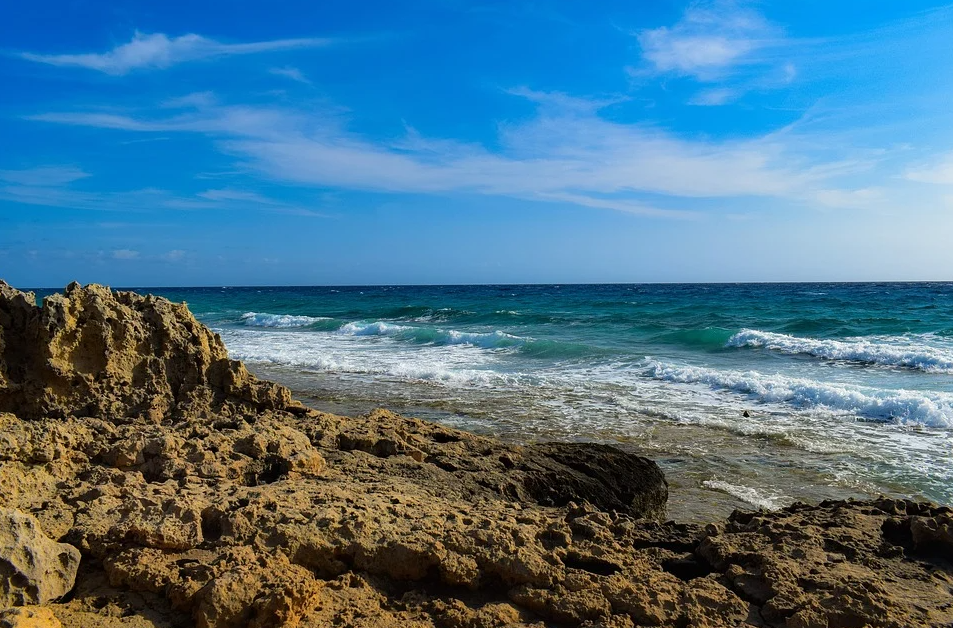
#> input picture TP1/Material_TPs/TP1/segmentacion.png, 953 x 628 px, found by its file name
$ jupyter execute segmentacion.ipynb
#> lines starting #> are read from the running program, lines starting #| are printed output that depends on the picture; after the words box and inside, x2 and y2 are one past the last pixel; in counts of white or black regions, pixels touching at a corner belong together
[cell 1]
#%matplotlib
import cv2
import numpy as np
from matplotlib import pyplot as plt

[cell 2]
#Se realizará el anaisis en tres espacios de color diferente
img3 = cv2.imread('C:/Users/leand/Documents/LEANDRO/UBA/CEIA/III/CV/CV_TPS/TP1/Material_TPs/TP1/segmentacion.png')
#> img3 is the input picture: shape (628, 953, 3); mean B, G, R 139, 116.4, 76.1
img_rgb = cv2.cvtColor(img3, cv2.COLOR_BGR2RGB)
img_hsv = cv2.cvtColor(img3, cv2.COLOR_BGR2HSV)
#> img_hsv: shape (628, 953, 3); mean H, S, V 70.1, 153.6, 153.9
img_yuv = cv2.cvtColor(img3, cv2.COLOR_BGR2YUV)
#> img_yuv: shape (628, 953, 3); mean of channels 0, 1, 2 106.9, 143.8, 101

# Análisis de histograma RGB
- Se Observa que el canal rojo es quien tiene mayores picos en valores cercano a cero, a su vez tiene una distribución, más uniforme. A priori podemos deducir que esa ausencia se presenta en ciertos sectores del cielo y el agua; la uniformidad se presenta en la región de tierra.

- El canal azul tiene un pico de intensidad de cero o cercano a cero en ciertas regiones Y podemos deducir que estos picos de baja intensidad se presentan en la tierra. Pasa a tener una distribución pareja entre 25-180 de intensidad que podría estar en el agua, y las mayores concentraciones están en el cielo.

- el canal Green se ve que tiene una distribución pareja en todos los segmentos, considero que esto puede representar un problema para segmentar las tres diferentes partes de la imagen

[cell 3]
# Calcular el histograma de RGB
def hist_por_canal(image,esp:str):
#> called with esp = 'RGB'
    hist_1 = cv2.calcHist([image], [0], None, [256], [0, 256])
#> hist_1 = 256 values, max 37866 at index 0, min 0 at index 252, mean 2337.8
    hist_2 = cv2.calcHist([image], [1], None, [256], [0, 256])
#> hist_2 = 256 values, max 8300 at index 125, min 18 at index 254, mean 2337.8
    hist_3 = cv2.calcHist([image], [2], None, [256], [0, 256])
#> hist_3 = 256 values, max 22983 at index 0, min 108 at index 254, mean 2337.8
    # Graficar histograma
    fig, axs = plt.subplots(2, 2, figsize=(12, 8))

    fig.subplots_adjust(hspace=0.5)

    axs[0,0].set_title(f"Histograma de los tres canales {esp}")
    axs[0,0].set_xlabel("Intensidad de pixel")
    axs[0,0].set_ylabel("Cantidad de pixeles")
    axs[0,0].plot(hist_1, color='red')
    axs[0,0].plot(hist_2, color='green')
    axs[0,0].plot(hist_3, color='blue')
    axs[0,0].set_xlim([0, 256])

    if esp=='RGB':
        img_1 = np.zeros_like(image)
        img_1[:,:,0] = image[:,:,0]
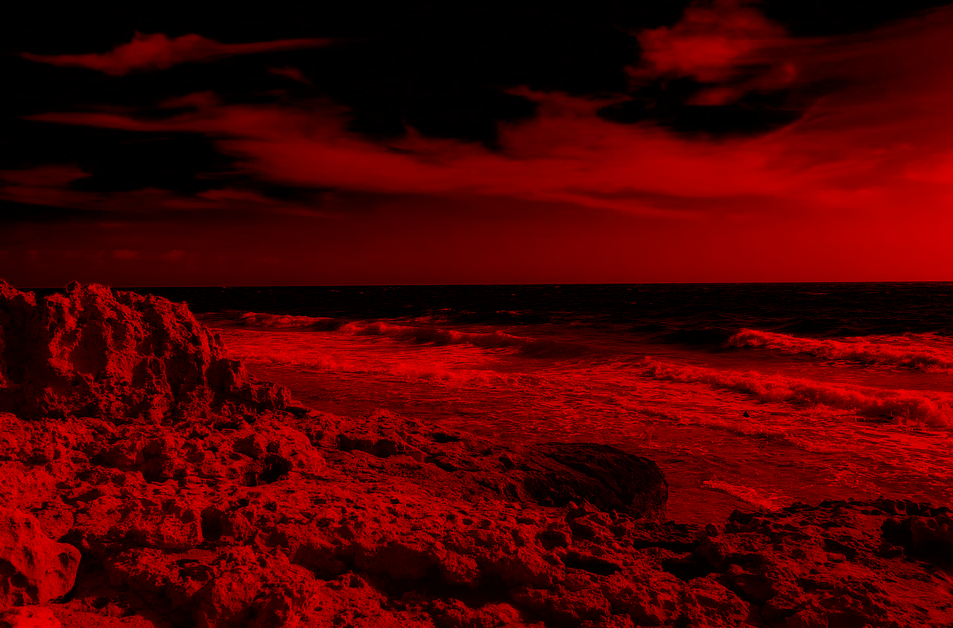
#> img_1: shape (628, 953, 3); mean R, G, B 76.1, 0, 0

        img_2 = np.zeros_like(image)
        img_2[:,:,1] = image[:,:,1]
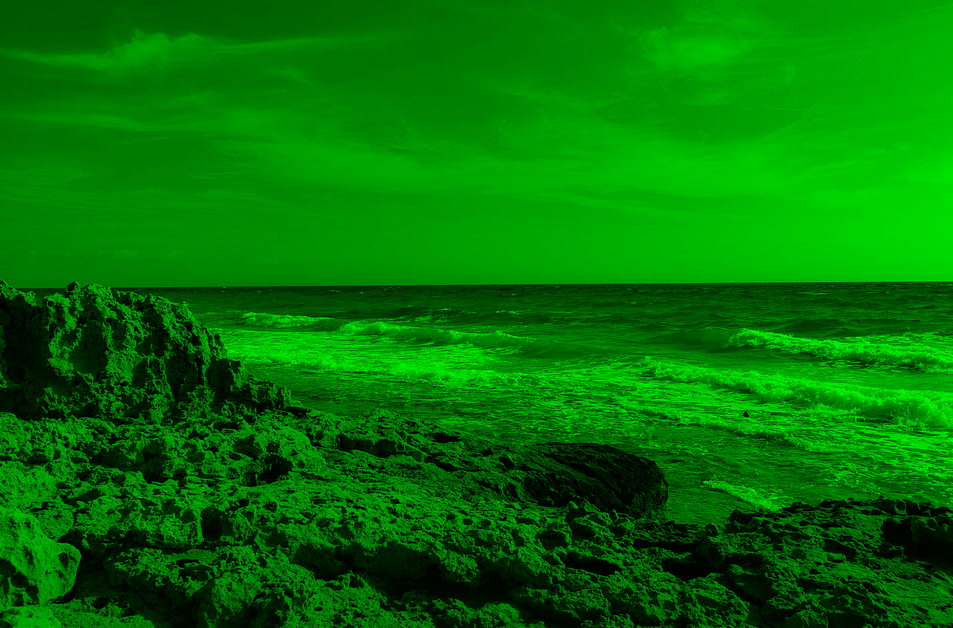
#> img_2: shape (628, 953, 3); mean R, G, B 0, 116.4, 0

        img_3 = np.zeros_like(image)
        img_3[:,:,2] = image[:,:,2]
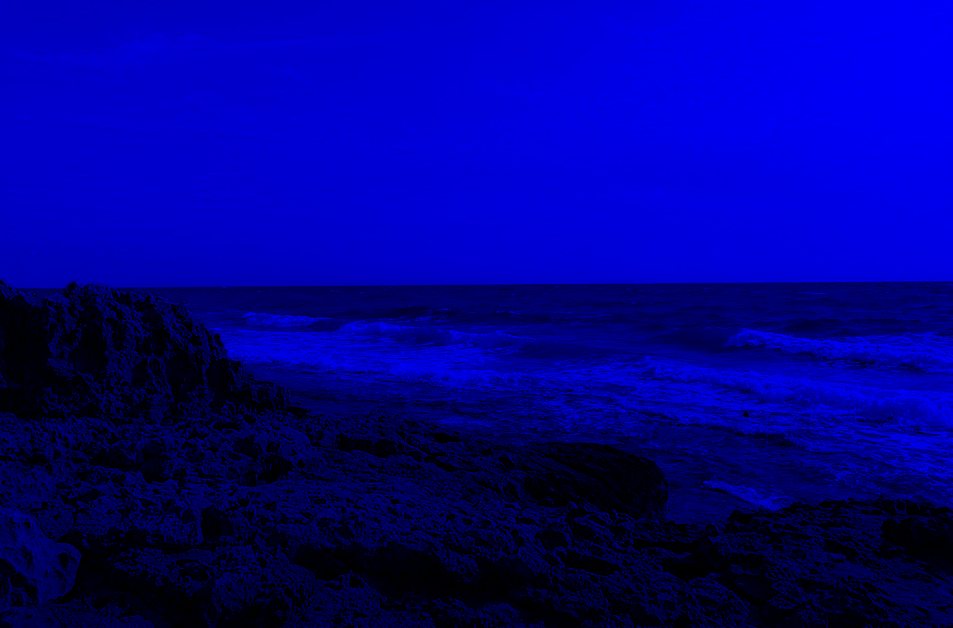
#> img_3: shape (628, 953, 3); mean R, G, B 0, 0, 139

        axs[0,1].set_title(f"Primer Canal {esp[0]}")
        axs[0,1].imshow(img_1)
        axs[1,0].set_title(f"Segundo Canal {esp[1]}")
        axs[1,0].imshow(img_2)
        axs[1,1].set_title(f"Tercer Canal {esp[2]}")
        axs[1,1].imshow(img_3)
        plt.show(block=False)
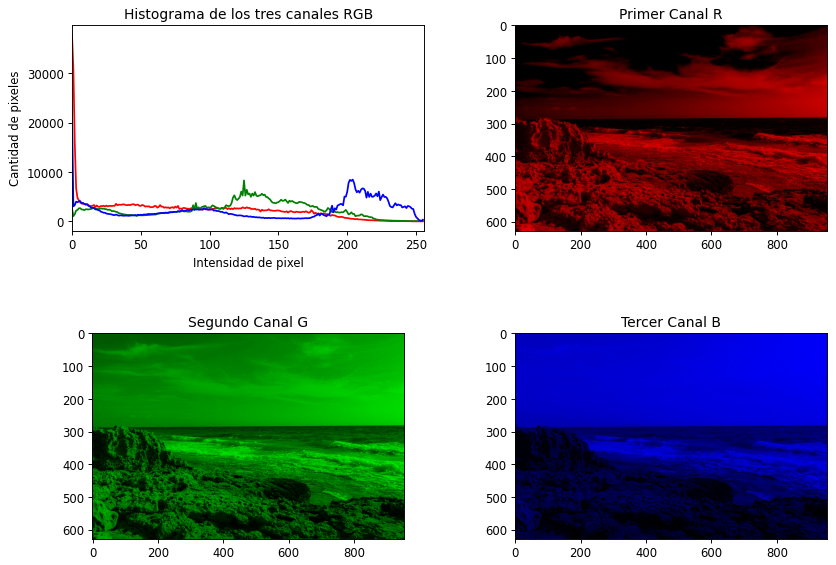
#> figure drawn by matplotlib, 4 panels; panel 1: curve peaks at x = 0, y = 37866; panel 1: curve peaks at x = 125, y = 8300; panel 1: curve peaks at x = 0, y = 22983
    else:
        axs[0,1].set_title(f"Primer Canal {esp[0]}")
        axs[0,1].imshow(image[:,:,0])
        axs[1,0].set_title(f"Segundo Canal {esp[1]}")
        axs[1,0].imshow(image[:,:,1])
        axs[1,1].set_title(f"Tercer Canal {esp[2]}")
        axs[1,1].imshow(image[:,:,2])
        plt.show(block=False)

[cell 4]
hist_por_canal(img_rgb,'RGB')

# Análisis de histograma HSV
1. Una de las grandes conclusiones que podemos a priori indicar de el análisis en el espacio HSV, es que los tres canales tienen límites bien diferenciados:
- H: tiene niveles de intensidad bajos claramente diferenciados en la costa y tierra, con el Mar y cielo.
- S: Agrega valor para segmentar el cielo y la espuma de las olas por su intensidad elevada
- V: es ek qye menos información nos puede entregar, sin embargo puede entregar información de aquellos sectores del cielo que están más nublados

[cell 5]
hist_por_canal(img_hsv,'HSV')
#> call 2 of hist_por_canal, with esp = 'HSV'
#> in hist_por_canal (call 2), `hist_1 = cv2.calcHist([image], [0], None, [256], [0, 256])`: hist_1 = 256 values, max 85141 at index 103, min 0 at index 119, mean 2337.8
#> in hist_por_canal (call 2), `hist_2 = cv2.calcHist([image], [1], None, [256], [0, 256])`: hist_2 = 256 values, max 60617 at index 255, min 17 at index 1, mean 2337.8
#> in hist_por_canal (call 2), `hist_3 = cv2.calcHist([image], [2], None, [256], [0, 256])`: hist_3 = 256 values, max 8674 at index 204, min 112 at index 1, mean 2337.8
#> in hist_por_canal (call 2), `plt.show(block=False)`:
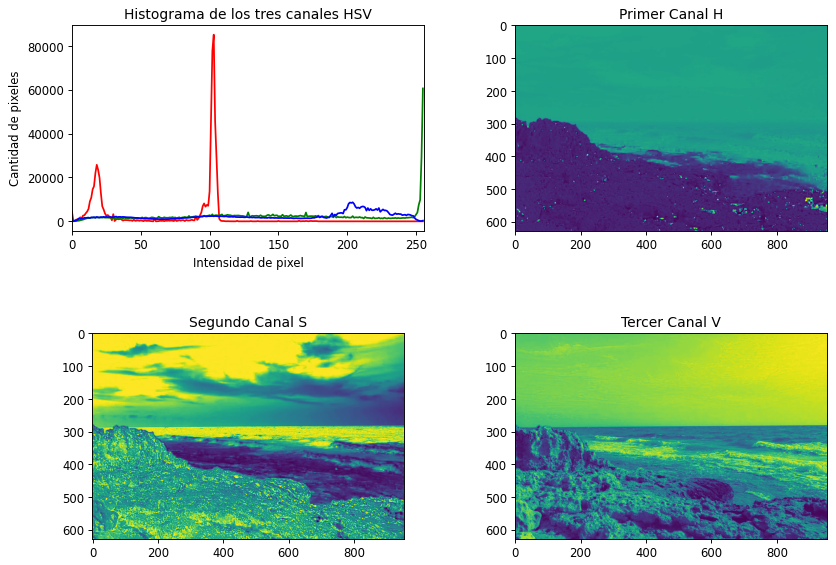
#> figure drawn by matplotlib, 4 panels; panel 1: curve peaks at x = 103, y = 85141; panel 1: curve peaks at x = 255, y = 60617; panel 1: curve peaks at x = 204, y = 8674

# Análisis de histograma YUV
Los limites de la distribución en cada uno de los canales en YUV no están claramente limitados, por lo cual se descarta este espacio de color para la segmentación

[cell 6]
hist_por_canal(img_yuv,'YUV')
#> call 3 of hist_por_canal, with esp = 'YUV'
#> in hist_por_canal (call 3), `hist_1 = cv2.calcHist([image], [0], None, [256], [0, 256])`: hist_1 = 256 values, max 8436 at index 98, min 0 at index 255, mean 2337.8
#> in hist_por_canal (call 3), `hist_2 = cv2.calcHist([image], [1], None, [256], [0, 256])`: hist_2 = 256 values, max 19622 at index 185, min 0 at index 0, mean 2337.8
#> in hist_por_canal (call 3), `hist_3 = cv2.calcHist([image], [2], None, [256], [0, 256])`: hist_3 = 256 values, max 19660 at index 132, min 0 at index 0, mean 2337.8
#> in hist_por_canal (call 3), `plt.show(block=False)`:
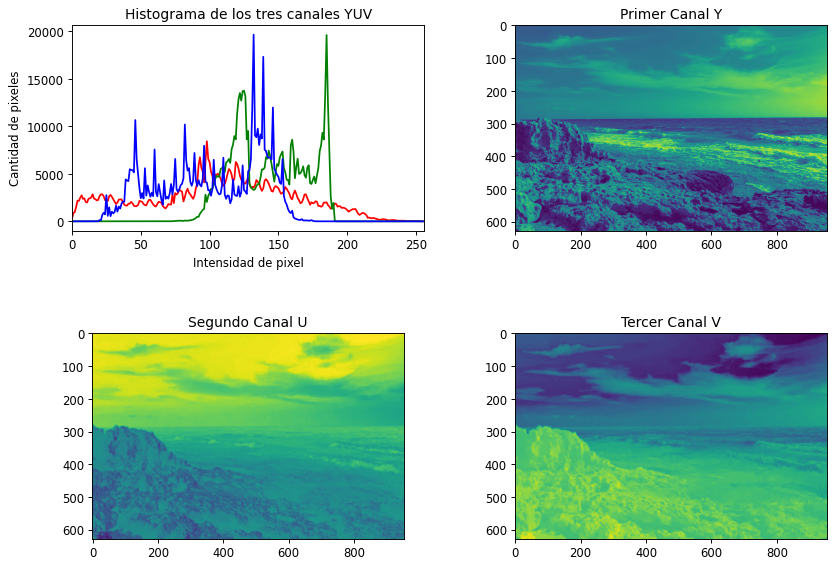
#> figure drawn by matplotlib, 4 panels; panel 1: curve peaks at x = 98, y = 8436; panel 1: curve peaks at x = 185, y = 19622; panel 1: curve peaks at x = 132, y = 19660

# SEGMENTACION EN HSV

Se selecciona la segmentación con el espacio HSV debido a que el canal H es quién ofrece una clara distinción con respecto a la tierra, y el canal S ofrece una elevación para definir en gran parte el cielo y el agua

Rangos para segmentar tierra:
mínimo = (0,0,0)
máximo = (30,150,235)

rangos para segmentar agua:
mínimo = (50,0,0)
máximo = (99,252,255)

rangos para segmentar cielo:
mínimo = (102,0,160)
máximo = (105,255,250)

[cell 7]
ranges_hsv=[
    [(0,0,0),(30,150,235)],
    [(50,0,0), (99,252,255)],
    [(102,0,160),(105,255,250)]
]

def segmentation(canal_img, low_range:tuple, up_range:tuple):

    mask = cv2.inRange(canal_img, low_range,  up_range)
    img_segmentada = cv2.bitwise_and(img_rgb, img_rgb, mask=mask)

    plt.figure(6)
    plt.imshow(img_segmentada)
    plt.show()

[cell 8]
for range in ranges_hsv:
    segmentation(img_hsv,range[0],range[1])
#> this loop made 3 passes
#> pass 1, in segmentation, `mask = cv2.inRange(canal_img, low_range,  up_range)`:
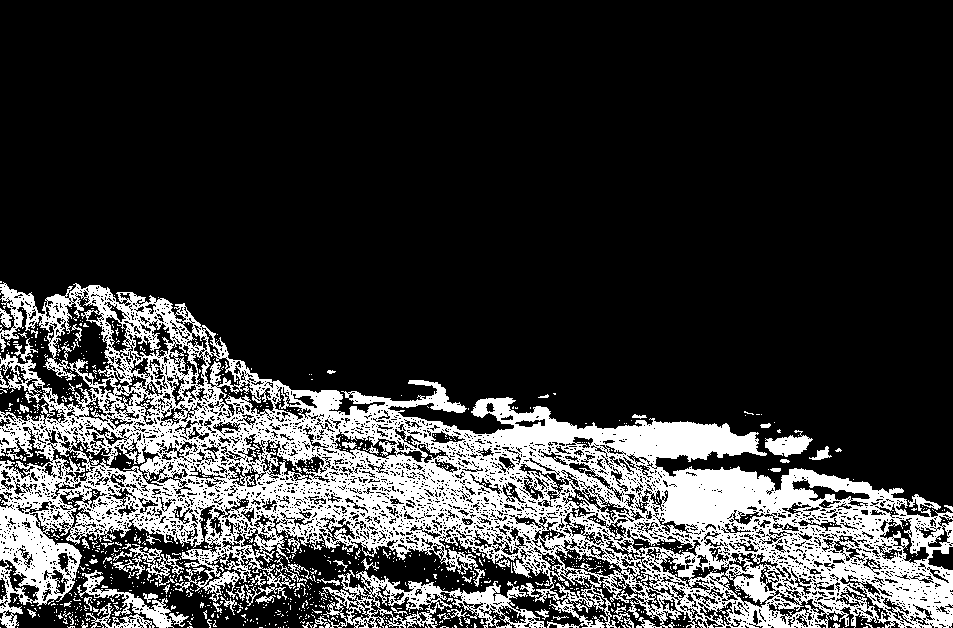
#> mask: shape (628, 953); 21.6% white; 1035 white regions (967 under 20 px), largest, box (x1, y1, x2, y2) and area: (0, 282, 953, 628) 115649, (313, 570, 546, 628) 4454, (77, 570, 174, 628) 1730
#> pass 2, in segmentation (call 2), `img_segmentada = cv2.bitwise_and(img_rgb, img_rgb, mask=mask)`:
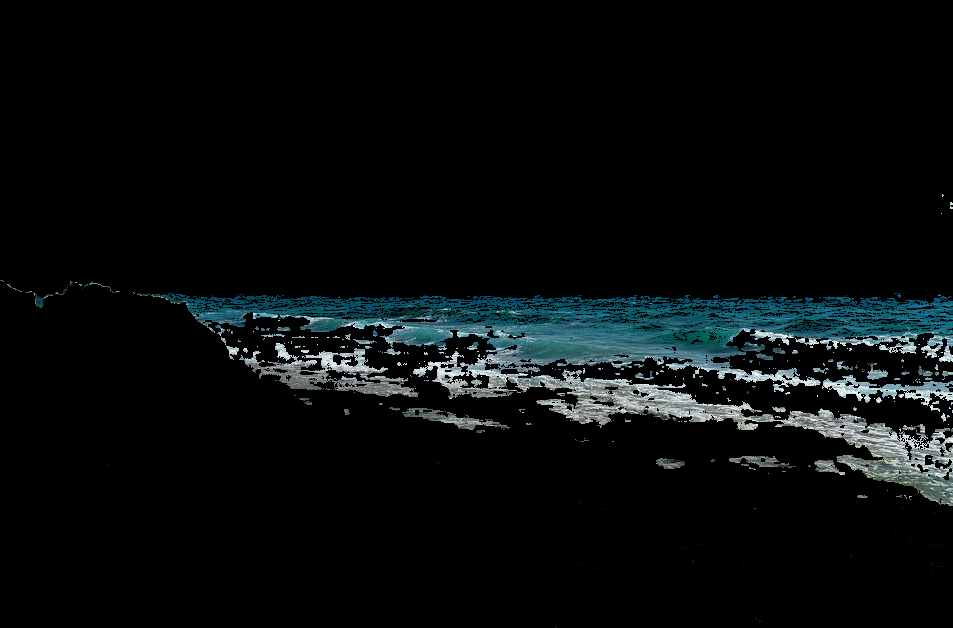
#> img_segmentada: shape (628, 953, 3); mean R, G, B 8.1, 11.7, 12.5

$ run again, with TP1/Material_TPs/TP1/img2_tp.png copied over TP1/Material_TPs/TP1/segmentacion.png
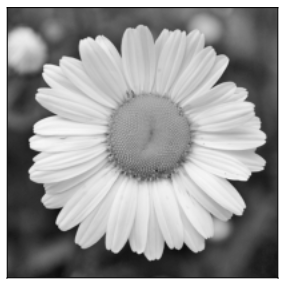
#> input picture TP1/Material_TPs/TP1/img2_tp.png, 287 x 288 px, found by its file name
#> img3 is the input picture: shape (288, 287, 3); min 2, max 255, mean 154.8
#> img_hsv: shape (288, 287, 3); mean H, S, V 0, 0, 154.8
#> img_yuv: shape (288, 287, 3); mean of channels 0, 1, 2 154.8, 128, 128
#> hist_1 = 256 values, max 8400 at index 255, min 0 at index 0, mean 322.9
#> hist_2 has the same summary as hist_1
#> hist_3 has the same summary as hist_1
#> the loop `for range in ranges_hsv:` made 3 passes
#> pass 1, in segmentation, `mask = cv2.inRange(canal_img, low_range,  up_range)`:
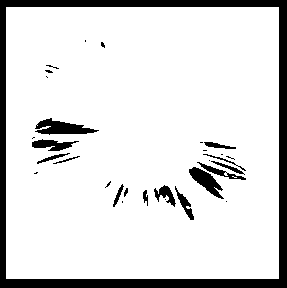
#> mask: shape (288, 287); 86.7% white; 31 black regions (16 under 20 px), largest, box (x1, y1, x2, y2) and area: (0, 0, 287, 288) 8400, (35, 118, 99, 135) 589, (189, 167, 224, 199) 457
#> pass 1, in segmentation, `img_segmentada = cv2.bitwise_and(img_rgb, img_rgb, mask=mask)`:
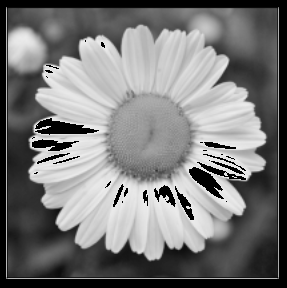
#> img_segmentada: shape (288, 287, 3); min 0, max 235, mean 121.4
